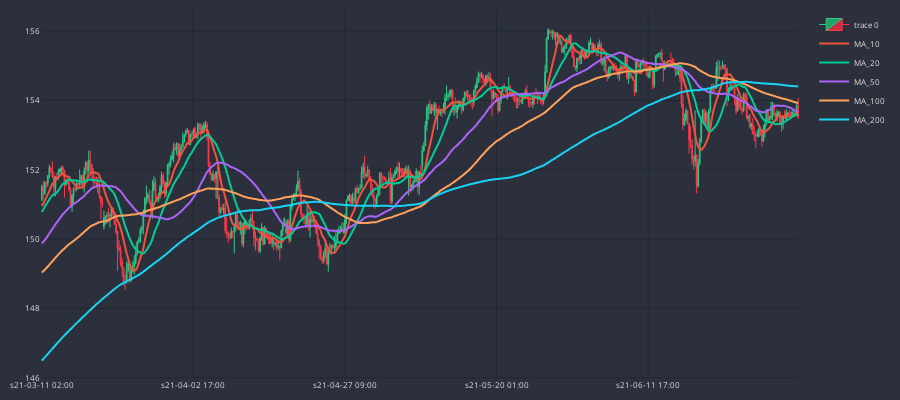

Notebook source saved alongside this figure:
### Code cell
cp.show_plot(line_traces=[f"MA_{ma}" for ma in MA_LIST])

### Figure 1 — Plotly figure (JSON) as saved in the notebook; plotly's stock layout.template omitted (floating-point values rounded to 4 significant figures; data arrays with more than 128 entries replaced by an {"elided": "..."} marker saying what was removed)
{"data": [{"close": {"elided": "500 float values"}, "decreasing": {"fillcolor": "#CC2E3C", "line": {"color": "#FF3A4C"}}, "high": {"elided": "500 float values"}, "increasing": {"fillcolor": "#24A06B", "line": {"color": "#2EC886"}}, "line": {"width": 1}, "low": {"elided": "500 float values"}, "opacity": 1, "open": {"elided": "500 float values"}, "type": "candlestick", "x": {"elided": "500 str values"}}, {"line": {"shape": "spline", "width": 2}, "name": "MA_10", "type": "scatter", "x": {"elided": "500 str values"}, "y": {"elided": "500 float values"}}, {"line": {"shape": "spline", "width": 2}, "name": "MA_20", "type": "scatter", "x": {"elided": "500 str values"}, "y": {"elided": "500 float values"}}, {"line": {"shape": "spline", "width": 2}, "name": "MA_50", "type": "scatter", "x": {"elided": "500 str values"}, "y": {"elided": "500 float values"}}, {"line": {"shape": "spline", "width": 2}, "name": "MA_100", "type": "scatter", "x": {"elided": "500 str values"}, "y": {"elided": "500 float values"}}, {"line": {"shape": "spline", "width": 2}, "name": "MA_200", "type": "scatter", "x": {"elided": "500 str values"}, "y": {"elided": "500 float values"}}], "layout": {"font": {"color": "#e1e1e1", "size": 8}, "height": 400, "margin": {"b": 10, "l": 10, "r": 10, "t": 10}, "paper_bgcolor": "#2c303c", "plot_bgcolor": "#2c303c", "width": 900, "xaxis": {"autorange": true, "gridcolor": "#1f292f", "nticks": 5, "range": [-0.5, 499.5], "rangeslider": {"visible": false, "yaxis": {}}, "type": "category"}, "yaxis": {"autorange": true, "gridcolor": "#1f292f", "range": [146.0, 156.6], "type": "linear"}}}
